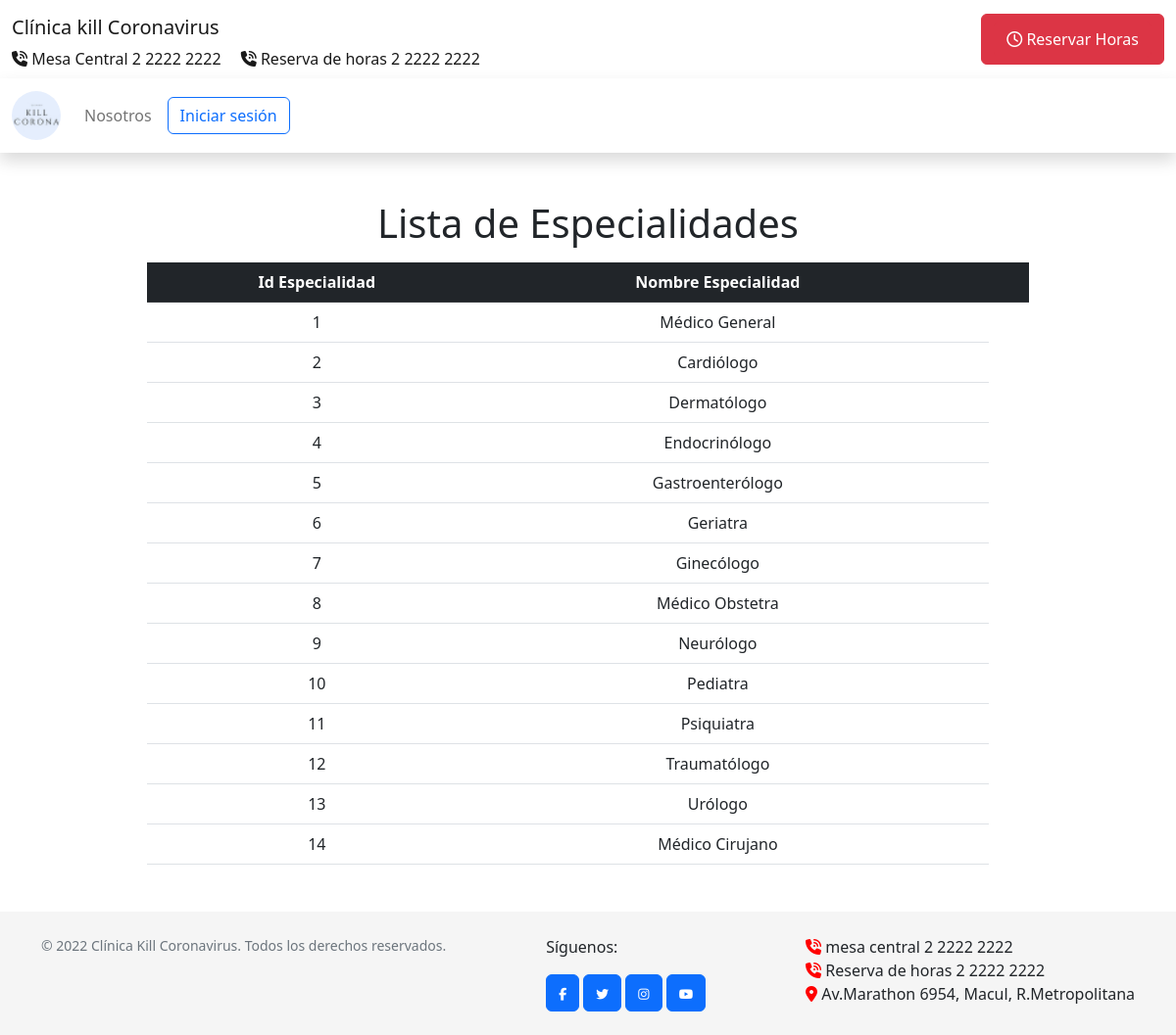
/Especialidad/listarespecialidad, run on the app's committed database.
### clinicaApp/models.py (models this page shows, shortened)
class Especialidad(models.Model):
    id_especialidad = models.AutoField(primary_key=True)
    nombre_especialidad = models.CharField(max_length=255)

### clinicaApp/views.py (the view)
# urls.py: path('Especialidad/listarespecialidad', views.listarespecialidad, name='listarespecialidad'),
def listarespecialidad(request):
    especialidades = Especialidad.objects.all()
    return render(request, "especialidades_listar.html",{
        'especialidades' : especialidades
    })

### clinicaApp/templates/especialidades_listar.html (shortened to what this page needs)
{% extends 'clinicaweb.html' %}
{% block content %}
    <h1 class="text-center mt-5">Lista de Especialidades</h1>
    <table class="table table-ligth w-75 mx-auto mt-2 mb-5 text-center">
        <tr class="table-dark">
            <th>Id Especialidad</th>
            <th>Nombre Especialidad</th>
            <th></th>
            <th></th>
    {% for especialidad in especialidades %}
        <tr>
            <td>{{especialidad.id_especialidad}}</td>
            <td>{{especialidad.nombre_especialidad}}</td>
            <td>
            </td>
        </tr>
    {% empty %}
        <tr>
            <td colspan="7" class="text-center">No hay especialidades registradas.</td>
        </tr>
    {% endfor %}
    </table>
{% include 'footer.html' %}
{% endblock %}

### clinicaApp/templates/clinicaweb.html (style rules this page uses)
body { display: flex; flex-direction: column; min-height: 100vh; }

### data on the page
Especialidad: id_especialidad "1", nombre_especialidad "Médico General"
Especialidad: id_especialidad "2", nombre_especialidad "Cardiólogo"
Especialidad: id_especialidad "3", nombre_especialidad "Dermatólogo"
Especialidad: id_especialidad "4", nombre_especialidad "Endocrinólogo"
Especialidad: id_especialidad "5", nombre_especialidad "Gastroenterólogo"
Especialidad: id_especialidad "6", nombre_especialidad "Geriatra"
Especialidad: id_especialidad "7", nombre_especialidad "Ginecólogo"
Especialidad: id_especialidad "8", nombre_especialidad "Médico Obstetra"
Especialidad: id_especialidad "9", nombre_especialidad "Neurólogo"
Especialidad: id_especialidad "10", nombre_especialidad "Pediatra"
Especialidad: id_especialidad "11", nombre_especialidad "Psiquiatra"
Especialidad: id_especialidad "12", nombre_especialidad "Traumatólogo"
Especialidad: id_especialidad "13", nombre_especialidad "Urólogo"
Especialidad: id_especialidad "14", nombre_especialidad "Médico Cirujano"
